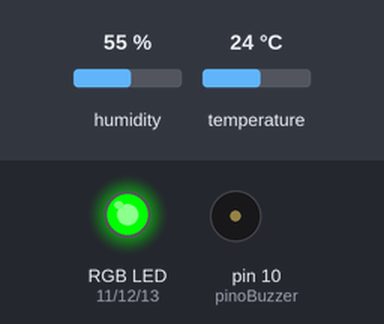
A sketch run on a simulated Arduino Uno, built with avr-gcc and run on an emulated ATmega328P. Parts: an RGB LED mixed from three pins (HIGH = lit), buzzer (waves = sounding). The inputs (shaded band) are chosen by the test bench; at power-on: temperature 24 °C, humidity 55 %.

Above: at 3.0 s.
3.1 s: temperature set to 21 °C
5.8 s: temperature set to 18 °C
At 6.6 s:
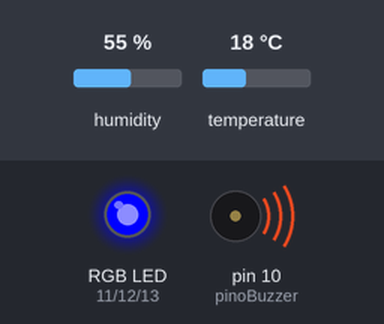
9.3 s: temperature set to 16 °C
12.8 s: temperature set to 13 °C
At 15.5 s:
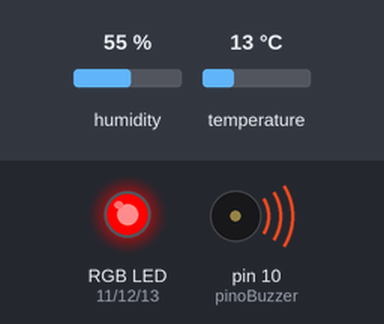
18.4 s: temperature set to 19 °C
At 20.23 s:
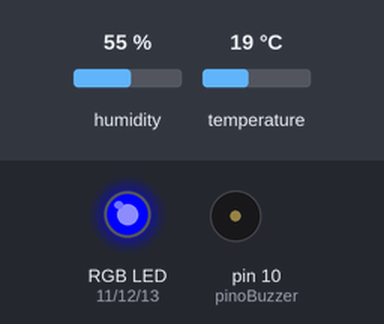
22.3 s: temperature set to 12 °C
At 24.98 s:
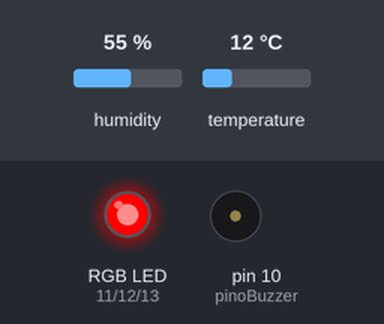
Timing chart, 0 to 27.3 s (numbered marks = the images above; inputs shaded):
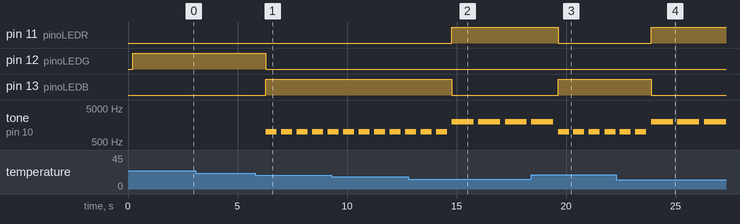

The sketch:

Alarme_com_temperatura.ino
```cpp
// Projeto Alarme de temperatura atingida

#include <DHT.h>

// Define os pinos de cada componente conectado
const int pino_dht = 9; // DHT (Sensor de temperatura)
const int pinoLEDR = 11; // LED RGB (VERMELHO)
const int pinoLEDG = 12; // LED RGB (VERDE)
const int pinoLEDB = 13; // LED RGB (AZUL)
const int pinoBuzzer = 10; // BUZZER

//Variável para armazenar o valor de temperatura e umidade
float temperatura;
float umidade;

DHT dht(pino_dht, DHT11); // Define o pino e o tipo de DHT

void setup() {
  dht.begin(); // Inicializa o sensor DHT

  // Configura os pinos dos LEDs e buzzer
  pinMode(pinoLEDB, OUTPUT);
  pinMode(pinoLEDG, OUTPUT);
  pinMode(pinoLEDR, OUTPUT);
  pinMode(pinoBuzzer, OUTPUT);
}

void loop() {
  // Aguarda alguns segundos entre uma leotura e outra
  delay(200);

  // A leitura da temperatura ou umidade pode levar 250ms
  // O atraso do sensor pode chegar a 2 segundos
  temperatura = dht.readTemperature(); // le Celsius
  umidade = dht.readHumidity(); // Le a umidade

  // Se ocorreu alguma falha durante a leitura
  if (isnan(umidade) || isnan(temperatura)) {
    // Acende Branco
    digitalWrite(pinoLEDR, HIGH);
    digitalWrite(pinoLEDG, HIGH);
    digitalWrite(pinoLEDB, HIGH);
  }
  else {

    if (temperatura > 35 || temperatura < 15) {
      // Acende Vermelho e aciona buzzer a 2000hz
      digitalWrite(pinoLEDR, HIGH);
      digitalWrite(pinoLEDG, LOW);
      digitalWrite(pinoLEDB, LOW);
      tone(pinoBuzzer, 2000);
      delay(1000);
    }
    else if (temperatura > 30 || temperatura < 20){
      // Acende azul e aciona buzzer a 1000Hz
      digitalWrite(pinoLEDR, LOW);
      digitalWrite(pinoLEDG, LOW);
      digitalWrite(pinoLEDB, HIGH);
      tone(pinoBuzzer, 1000);
      delay(500);
    }
    else {
      // Acende verde
      digitalWrite(pinoLEDR, LOW);
      digitalWrite(pinoLEDG, HIGH);
      digitalWrite(pinoLEDB, LOW);
    }

    //Desliga o Buzzer
    noTone(pinoBuzzer);
  }
}
```

Measured:
- the behaviour switches between 20 and 19 °C on temperature (found by bisection; images 0 and 1)
- the behaviour switches between 15 and 14 °C on temperature (found by bisection; images 1 and 2)
- after the input at 3.1 s, every drawn part: stays the same
- after the input at 5.8 s, pin 12 (pinoLEDG): HIGH → LOW after 0.50 s; pin 13 (pinoLEDB): LOW → HIGH after 0.50 s; tone on pin 10 (pinoBuzzer): alternates 1000 Hz for 0.50 s and silent for 0.20 s, starting after 0.50 s
- after the input at 12.8 s, pin 11 (pinoLEDR): LOW → HIGH after 2.0 s; pin 13 (pinoLEDB): HIGH → LOW after 2.0 s
- after the input at 18.4 s, pin 11 (pinoLEDR): HIGH → LOW after 1.2 s; pin 13 (pinoLEDB): LOW → HIGH after 1.2 s
- after the input at 22.3 s, pin 11 (pinoLEDR): LOW → HIGH after 1.6 s; pin 13 (pinoLEDB): HIGH → LOW after 1.6 s
